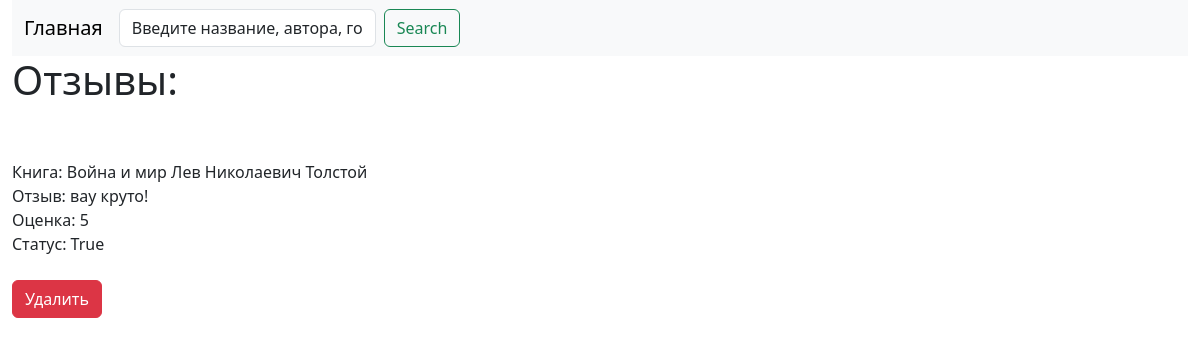
Screenshot of /review/view/ (signed in) with the database file from the repository.
### main/models.py (models this page shows, shortened)
class Review(models.Model):
    book = models.ForeignKey(Book, on_delete=models.CASCADE)
    rating = models.IntegerField()
    text = models.TextField()
    status = models.BooleanField()

class Book(models.Model):
    title = models.CharField(max_length=255)
    author = models.ForeignKey(Author, on_delete=models.CASCADE)
    desc = models.TextField()
    public_year = models.DateField()
    file = models.FileField()
    def __str__(self):
        return f"{self.title} {self.author}"

class Author(models.Model):
    name = models.CharField(max_length=255)
    bio = models.TextField()
    def __str__(self):
        return self.name

### main/views.py (the view)
# urls.py: path('review/view/', views.ReviewDetail.as_view(), name='review'),
class ReviewDetail(ListView):
    model = Review
    context_object_name = 'review'
    template_name = 'view_review.html'

### templates/view_review.html (shortened to what this page needs)
{% extends 'layout.html' %}
{% block head %}
<h1>Отзывы:</h1>
{% endblock %}
{% block content %}
{% for i in review %}
Книга: {{ i.book }} <br>
Отзыв: {{ i.text }} <br>
Оценка: {{ i.rating }} <br>
{% if request.user.is_superuser %}
Статус: {{ i.status }}<br><br>
<form method="post" action="{% url 'delete' i.id %}">
    <button type="submit" class="btn btn-danger">Удалить</button>
</form>
{% endif %}
<br>
{% endfor %}
{% endblock %}

### rows the page displays
Review: book "Война и мир Лев Николаевич Толстой", text "вау круто!", rating "5", status "True"
